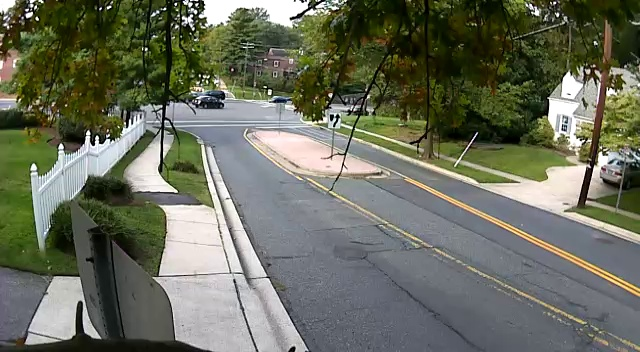
#> input picture C. Facerecognition/pertemuan_1/foto_from_video.jpg, 640 x 352 px, given in place of the camera
$ jupyter execute --allow-errors 'P9 - Notebook File - Custom Visualization.ipynb'   (text cells are left out)
#> lines starting #> are read from the running program, lines starting #| are printed output that depends on the picture; after the words box and inside, x2 and y2 are one past the last pixel; in counts of white or black regions, pixels touching at a corner belong together
[cell 1]
import os
import cv2
import time
import matplotlib.pyplot as plt
import skimage.filters as flt

[cell 2]
# fungsi show image RGB
def show_image(img, title= 'my image', index=1, nrows= 1, ncols=4):
    img_reverse = img[ :, :, ::-1]

    plt.subplot(nrows, ncols, index)
    plt.imshow(img_reverse)
    plt.title(title)
    plt.axis('off')

[cell 3]
# fungsi show image binary (thresholding)
def show_image_binary(binary, title= 'my image', index=2, nrows= 1, ncols=4):

    plt.subplot(nrows, ncols, index)
    plt.imshow(binary, cmap='gray')
    plt.title(title)
    plt.axis('off')

[cell 4]
# fungsi crop image
def crop(img,  y_min, y_max, x_min, x_max):
    crop_img = img[y_min:y_max, x_min:x_max, :]
    return crop_img

[cell 5]
# fungsi resize image
def resize(img, size=(320,240)):
    resize_img = cv2.resize(img, size)
    return resize_img

[cell 6]
# fungsi convert image BGR ke Gray
def convert_gray(img):
    gray_img = cv2.cvtColor(img, cv2.COLOR_BGR2GRAY)
    return gray_img

[cell 7]
# fungsi thresholding Otsu
def otsu(gary):
    ret, binary= cv2.threshold(gray, 0, 255, cv2.THRESH_BINARY + cv2.THRESH_OTSU )
    return ret, binary

[cell 8]
# fungsi thresholding Li
def li(gray):
    thresh_Li = flt.threshold_li(gray)
    ret, binary_Li = cv2.threshold(gray, thresh_Li, 255, cv2.THRESH_BINARY)
    return thresh_Li, binary_Li

[cell 9]
# fungsi thresholding Yen
def yen(gray):
	thresh_Yen = flt.threshold_yen(gray)
	ret, binary_Yen = cv2.threshold(gray, thresh_Yen, 255, cv2.THRESH_BINARY)
	return thresh_Yen, binary_Yen

[cell 10]
h_crop = 100
w_crop = 100

folder_data = "folder_1/"
folder_simpan = "threshold/"

#> (the rest of this cell did not finish here and is left out)

[cell 11]
# fungsi capture foto
def capture(filename='photo.jpg'):
#> called with filename = 'image_2026-11-20_150916.jpg'
    cap = cv2.VideoCapture(0)
    ret, img = cap.read()
#> img is the input picture: shape (352, 640, 3); mean B, G, R 93.6, 110, 106.3
    cap.release()

    cv2.imwrite(filename, img)
    return img

[cell 12]
# fungsi mendapatkan tanggal
def get_datetime():
    date = time.strftime("%Y-%m-%d_%H%M%S", time.localtime(time.time()))
    return date

[cell 13]
h_crop = 100
w_crop = 100

folder_simpan = "threshold/"
jumlah_foto = 4 # banyaknya foto yang diambil
jeda_waktu = 2 # detik

for i in range(jumlah_foto) :

    name = "image_%s.jpg" % get_datetime()
    print("foto ke-%d : %s" % (i, name))

    img = capture(name)
    h, w, c = img.shape
#> h = 352; w = 640; c = 3

    y_min = int((h - h_crop)/2)
#> y_min = 126
    y_max = y_min + h_crop
#> y_max = 226
    x_min = int((w - w_crop)/2)
#> x_min = 270
    x_max = x_min + w_crop
#> x_max = 370

    crop_img = crop(img, y_min, y_max, x_min, x_max) # crop 20% atas, bawah, kanan, kiri
#> in crop, `crop_img = img[y_min:y_max, x_min:x_max, :]`:
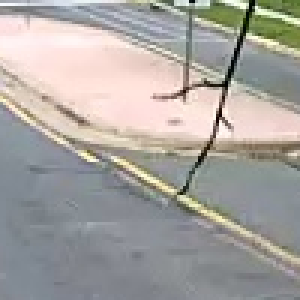
#> crop_img: shape (100, 100, 3) (shown 3 times larger); mean B, G, R 159.3, 163.5, 166.9

    h, w, c = crop_img.shape
#> h = 100; w = 100
    resize_img = resize(crop_img, size=(w*2, h*2)) # rescale 2x lebar dan tinggi
#> in resize, `resize_img = cv2.resize(img, size)`:
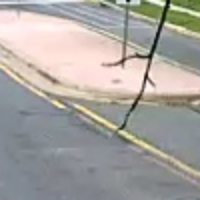
#> resize_img: shape (200, 200, 3); mean B, G, R 159.2, 163.5, 166.9

    gray = convert_gray(resize_img) # convert to grayscale
#> in convert_gray, `gray_img = cv2.cvtColor(img, cv2.COLOR_BGR2GRAY)`:
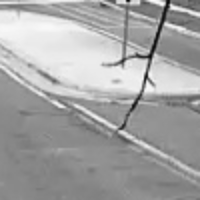
#> gray_img: shape (200, 200); min 7, max 252, mean 164

    # panggil fungsi thresholding
    thresh_Li, binary_Li = li(gray)
#> in li, `thresh_Li = flt.threshold_li(gray)`: thresh_Li = 174.9
#> in li, `ret, binary_Li = cv2.threshold(gray, thresh_Li, 255, cv2.THRESH_BINARY)`:
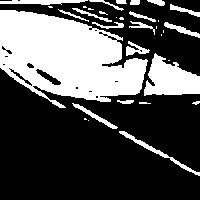
#> binary_Li: shape (200, 200); 32.3% white; 33 white regions (13 under 20 px), largest, box (x1, y1, x2, y2) and area: (0, 10, 148, 108) 9274, (144, 53, 200, 96) 1509, (119, 131, 200, 176) 336
#> in li, `ret, binary_Li = cv2.threshold(gray, thresh_Li, 255, cv2.THRESH_BINARY)`: ret = 174
#> thresh_Li = 174.9
    thresh_Yen, binary_Yen = yen(gray)
#> in yen, `thresh_Yen = flt.threshold_yen(gray)`: thresh_Yen = 89
#> in yen, `ret, binary_Yen = cv2.threshold(gray, thresh_Yen, 255, cv2.THRESH_BINA..`:
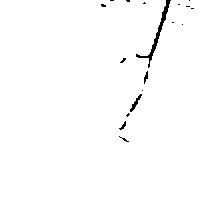
#> binary_Yen: shape (200, 200); 98.8% white; 18 black regions (14 under 20 px), largest, box (x1, y1, x2, y2) and area: (136, 0, 171, 68) 273, (130, 94, 142, 112) 61, (144, 71, 148, 84) 29, (119, 121, 126, 130) 25
#> thresh_Yen = 89
    thresh_Otsu, binary_Otsu = otsu(gray)
#> in otsu, `ret, binary= cv2.threshold(gray, 0, 255, cv2.THRESH_BINARY + cv2.THRES..`:
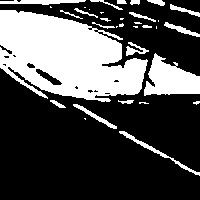
#> binary: shape (200, 200); 30.9% white; 34 white regions (14 under 20 px), largest, box (x1, y1, x2, y2) and area: (0, 10, 148, 102) 9032, (144, 53, 200, 96) 1463, (119, 131, 200, 176) 302
#> in otsu, `ret, binary= cv2.threshold(gray, 0, 255, cv2.THRESH_BINARY + cv2.THRES..`: ret = 179
#> thresh_Otsu = 179

    # tampilkan gambar
    plt.figure(figsize=(15,7))
    show_image(resize_img, title = name, index=1)
    show_image_binary(binary_Otsu, title= 'Thresholding Otsu : %d' %  thresh_Otsu, index=2)
    show_image_binary(binary_Li, title= 'Thresholding Li : %d' %  thresh_Li, index=3)
    show_image_binary(binary_Yen, title= 'Thresholding Yen : %d' %  thresh_Yen, index=4)
    plt.show()

    # save gambar
    cv2.imwrite(folder_simpan + "original - %s" % name, resize_img)
    cv2.imwrite(folder_simpan + "thresholding Otsu (%d) - %s" % (thresh_Otsu, name) , binary_Otsu)
    cv2.imwrite(folder_simpan + "thresholding Li (%d) - %s" % (thresh_Li, name) , binary_Li)
    cv2.imwrite(folder_simpan + "thresholding Yen (%d) - %s" % (thresh_Yen, name) , binary_Yen)

    #jeda ke pengambilan gambar selanjutnya
    time.sleep(jeda_waktu)
